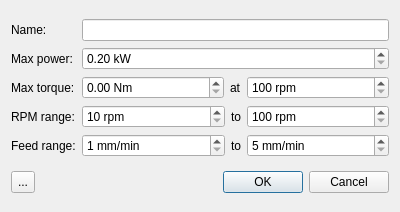
<?xml version="1.0" encoding="UTF-8"?>
<ui version="4.0">
 <class>Dialog</class>
 <widget class="QDialog" name="Dialog">
  <property name="geometry">
   <rect>
    <x>0</x>
    <y>0</y>
    <width>400</width>
    <height>212</height>
   </rect>
  </property>
  <property name="sizePolicy">
   <sizepolicy hsizetype="Minimum" vsizetype="Minimum">
    <horstretch>0</horstretch>
    <verstretch>0</verstretch>
   </sizepolicy>
  </property>
  <property name="windowTitle">
   <string>Edit Machine Parameters</string>
  </property>
  <layout class="QVBoxLayout" name="verticalLayout">
   <item>
    <layout class="QGridLayout" name="gridLayout">
     <item row="2" column="0">
      <widget class="QLabel" name="label_2">
       <property name="text">
        <string>Max torque:</string>
       </property>
      </widget>
     </item>
     <item row="5" column="0">
      <widget class="QLabel" name="label_5">
       <property name="text">
        <string>Feed range:</string>
       </property>
      </widget>
     </item>
     <item row="2" column="1">
      <layout class="QHBoxLayout" name="horizontalLayout" stretch="1,0,1">
       <item>
        <widget class="QDoubleSpinBox" name="doubleSpinBoxMaxTorque">
         <property name="suffix">
          <string> Nm</string>
         </property>
         <property name="maximum">
          <double>1000.000000000000000</double>
         </property>
         <property name="stepType">
          <enum>QAbstractSpinBox::AdaptiveDecimalStepType</enum>
         </property>
        </widget>
       </item>
       <item>
        <widget class="QLabel" name="label_3">
         <property name="text">
          <string>at</string>
         </property>
        </widget>
       </item>
       <item>
        <widget class="QSpinBox" name="spinBoxMaxTorqueRpm">
         <property name="suffix">
          <string> rpm</string>
         </property>
         <property name="minimum">
          <number>100</number>
         </property>
         <property name="maximum">
          <number>200000</number>
         </property>
         <property name="stepType">
          <enum>QAbstractSpinBox::DefaultStepType</enum>
         </property>
        </widget>
       </item>
      </layout>
     </item>
     <item row="4" column="0">
      <widget class="QLabel" name="label_4">
       <property name="text">
        <string>RPM range:</string>
       </property>
      </widget>
     </item>
     <item row="4" column="1">
      <layout class="QHBoxLayout" name="horizontalLayout_2" stretch="1,0,1">
       <item>
        <widget class="QSpinBox" name="spinBoxMinRpm">
         <property name="suffix">
          <string> rpm</string>
         </property>
         <property name="minimum">
          <number>10</number>
         </property>
         <property name="maximum">
          <number>200000</number>
         </property>
        </widget>
       </item>
       <item>
        <widget class="QLabel" name="label_6">
         <property name="text">
          <string>to</string>
         </property>
        </widget>
       </item>
       <item>
        <widget class="QSpinBox" name="spinBoxMaxRpm">
         <property name="suffix">
          <string> rpm</string>
         </property>
         <property name="minimum">
          <number>100</number>
         </property>
         <property name="maximum">
          <number>200000</number>
         </property>
        </widget>
       </item>
      </layout>
     </item>
     <item row="1" column="0">
      <widget class="QLabel" name="label">
       <property name="text">
        <string>Max power:</string>
       </property>
      </widget>
     </item>
     <item row="5" column="1">
      <layout class="QHBoxLayout" name="horizontalLayout_3" stretch="1,0,1">
       <item>
        <widget class="QSpinBox" name="spinBoxMinFeed">
         <property name="suffix">
          <string> mm/min</string>
         </property>
         <property name="minimum">
          <number>1</number>
         </property>
         <property name="maximum">
          <number>1000</number>
         </property>
        </widget>
       </item>
       <item>
        <widget class="QLabel" name="label_7">
         <property name="text">
          <string>to</string>
         </property>
        </widget>
       </item>
       <item>
        <widget class="QSpinBox" name="spinBoxMaxFeed">
         <property name="suffix">
          <string> mm/min</string>
         </property>
         <property name="minimum">
          <number>5</number>
         </property>
         <property name="maximum">
          <number>20000</number>
         </property>
        </widget>
       </item>
      </layout>
     </item>
     <item row="0" column="0">
      <widget class="QLabel" name="label_8">
       <property name="text">
        <string>Name:</string>
       </property>
      </widget>
     </item>
     <item row="0" column="1">
      <widget class="QLineEdit" name="lineEditName"/>
     </item>
     <item row="1" column="1">
      <widget class="QDoubleSpinBox" name="doubleSpinBoxMaxPower">
       <property name="suffix">
        <string> kW</string>
       </property>
       <property name="minimum">
        <double>0.200000000000000</double>
       </property>
       <property name="maximum">
        <double>100.000000000000000</double>
       </property>
      </widget>
     </item>
    </layout>
   </item>
   <item>
    <layout class="QHBoxLayout" name="horizontalLayout_4">
     <item>
      <widget class="QToolButton" name="toolButtonDelete">
       <property name="sizePolicy">
        <sizepolicy hsizetype="Preferred" vsizetype="Preferred">
         <horstretch>0</horstretch>
         <verstretch>0</verstretch>
        </sizepolicy>
       </property>
       <property name="text">
        <string>...</string>
       </property>
       <property name="icon">
        <iconset>
         <normaloff>../resources/icons/trash.svg</normaloff>../resources/icons/trash.svg</iconset>
       </property>
      </widget>
     </item>
     <item>
      <widget class="QDialogButtonBox" name="buttonBox">
       <property name="orientation">
        <enum>Qt::Horizontal</enum>
       </property>
       <property name="standardButtons">
        <set>QDialogButtonBox::Cancel|QDialogButtonBox::Ok</set>
       </property>
      </widget>
     </item>
    </layout>
   </item>
  </layout>
 </widget>
 <resources/>
 <connections>
  <connection>
   <sender>buttonBox</sender>
   <signal>accepted()</signal>
   <receiver>Dialog</receiver>
   <slot>accept()</slot>
   <hints>
    <hint type="sourcelabel">
     <x>248</x>
     <y>254</y>
    </hint>
    <hint type="destinationlabel">
     <x>157</x>
     <y>274</y>
    </hint>
   </hints>
  </connection>
  <connection>
   <sender>buttonBox</sender>
   <signal>rejected()</signal>
   <receiver>Dialog</receiver>
   <slot>reject()</slot>
   <hints>
    <hint type="sourcelabel">
     <x>316</x>
     <y>260</y>
    </hint>
    <hint type="destinationlabel">
     <x>286</x>
     <y>274</y>
    </hint>
   </hints>
  </connection>
 </connections>
</ui>
